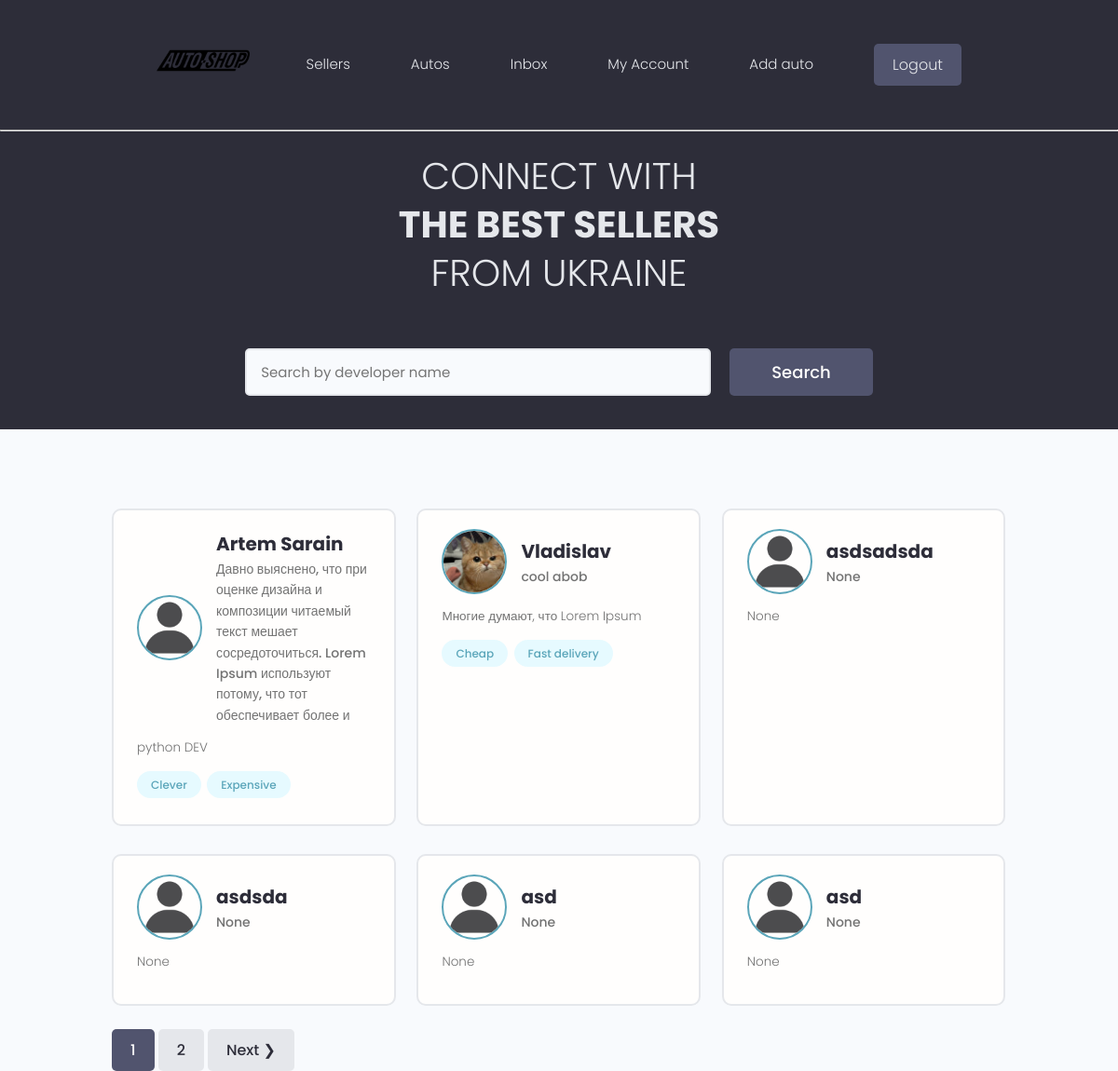
/users/ (signed in), run on the app's committed database.
### users/models.py (models this page shows, shortened)
class Profile(models.Model):
    id = models.BigAutoField(primary_key=True)
    user = models.OneToOneField(User, on_delete=models.CASCADE)
    name = models.CharField(max_length=50, null=True, blank=True)
    email = models.EmailField(max_length=254, default="default@example.com")
    username = models.CharField(max_length=50, null=True, blank=True)
    shortbio = models.CharField(max_length=100, null=True, blank=True)
    bio = models.TextField(null=True, blank=True)
    profile_image = models.ImageField(null=True, blank=True, default="profiles/default-user.png", upload_to='profiles/')
    location = models.CharField(max_length=200)
    social_telegram = models.CharField(max_length=500, null=True, blank=True)
    social_youtube = models.CharField(max_length=500, null=True, blank=True)
    vote_total = models.IntegerField(default=0, null=True, blank=True)
    vote_ratio = models.IntegerField(default=0, null=True, blank=True)
    created = models.DateTimeField(auto_now_add=True)

class Advantage(models.Model):
    owner = models.ForeignKey(Profile, on_delete=models.CASCADE, null=True, blank=True)
    name = models.CharField(max_length=100)
    description = models.CharField(max_length=300, null=True, blank=True)
    id = models.BigAutoField(primary_key=True)
    created = models.DateTimeField(auto_now_add=True)
    def __str__(self):
        return self.name

### users/views.py (the view)
# urls.py: path('', views.profiles, name='profiles'),
def profiles(request):
    profiles, search_query = searchProfile(request)
    custom_range, profiles = paginateProfiles(request, profiles, 6)
    contex = {'profiles': profiles, "search_query": search_query, "custom_range": custom_range}
    return render(request, 'users/profiles.html', contex)

### users/utils.py (called while the page is built)
def searchProfile(request):
    search_query = ""
    if request.GET.get("search_query"):
        search_query = request.GET.get("search_query")
    advantages = Advantage.objects.filter(name__icontains=search_query)
    profiles = Profile.objects.distinct().filter(
        Q(name__icontains=search_query) |
        Q(shortbio__icontains=search_query) |
        Q(bio__icontains=search_query) |
        Q(advantage__in=advantages)
    )
    return profiles, search_query

def paginateProfiles(request, profiles, result):
    page = request.GET.get("page")
    paginator = Paginator(profiles, result)
    try:
        profiles = paginator.page(page)
    except PageNotAnInteger:
        page = 1
        profiles = paginator.page(page)
    except EmptyPage:
        page = paginator.num_pages
        profiles = paginator.page(page)
    left_index = (int(page) - 4)
    if left_index < 1:
        left_index = 1
    right_index = (int(page) + 5)
    if right_index > paginator.num_pages:
        right_index = paginator.num_pages + 1
    custom_range = range(left_index, right_index)
    return custom_range, profiles

### users/templates/users/profiles.html (shortened to what this page needs)
{% extends 'main.html' %}
{% block content %}
  <main class="home">
    <section class="hero-section text-center">
      <div class="container container--narrow">
        <div class="hero-section__box">
          <h2>CONNECT WITH</h2>
          <h2><span>THE BEST SELLERS</span></h2>
          <h2>FROM UKRAINE</h2>
        </div>
        <div class="hero-section__search">
          <form id="searchForm" class="form" action="{% url 'profiles' %}" method="get">
            <div class="form__field">
              <input class="input input--text" id="formInput#search" type="text" name="search_query"
                value="{{search_query}}" placeholder="Search by developer name" />
            </div>
            <input class="btn btn--sub btn--lg" type="submit" value="Search" />
          </form>
        </div>
      </div>
    </section>
    <section class="devlist">
      <div class="container">
        <div class="grid grid--three">
          {% for profile in profiles %}
          <div class="column card">
            <div class="dev">
              <a href="{% url 'user-profile' profile.id %}" class="card__body">
                <div class="dev__profile">
                  <img class="avatar avatar--md" src="{{profile.profile_image.url}}" alt="image" />
                  <div class="dev__meta">
                    <h3>{{profile.name}}</h3>
                    <h5>{{profile.bio|slice:"150"}}</h5>
                  </div>
                </div>
                <p class="dev__info">{{profile.shortbio}}</p>
                <div class="dev__skills">
                  {% for adv in profile.advantage_set.all|slice:"5" %}
                  <span class="tag tag--pill tag--main">
                    <small>{{adv}}</small>
                  </span>
                  {% endfor %}
                </div>
              </a>
            </div>
          </div>
          {% endfor %}
        </div>
      </div>
    </section>
    {% include 'pagination.html' with queryset=profiles custom_range=custom_range %}
  </main>
 {% endblock content %}

### static/styles/app.css (style rules this page uses)
:root { --color-sub: #2d2d39; }
.btn--sub { background-color: var(--color-sub-light); }
.card { border: 2px solid var(--color-light); }
img { width: 100%; }
.hero-section { height: 40vh; display: flex; align-items: center; background-color: var(--color-sub); }
.hero-section__box { margin-bottom: 4rem; }
.hero-section__box > h2, .hero-section__box > h2 > span { font-size: 4rem; color: var(--color-light); line-height: 1.3; text-transform: uppercase; }
.hero-section__box > h2 { font-weight: 300; }
.hero-section__box > h2 > span { font-weight: 700; }
.hero-section__search > .form { display: flex; align-items: center; justify-content: center; gap: 2rem; }
.hero-section__search > .form input.input--text { width: 50rem; }
.devlist { margin-top: 8rem; }
.devlist .grid { align-items: stretch; }
.devlist .dev .dev__profile { display: flex; align-items: center; gap: 1.5rem; }
.devlist .dev .dev__meta h3 { color: var(--color-sub); font-size: 2rem; font-weight: 700; }
.devlist .dev .dev__meta h5 { color: var(--color-text); font-size: 1.4rem; font-weight: 500; }
.devlist .dev .dev__info { margin: 1.5rem 0; font-size: 1.35rem; line-height: 1.4; text-align: justify; }

### static/uikit/styles/modules/_variables.css (style rules this page uses)
:root { --color-main: #5aa5b9; --color-main-light: #e6faff; --color-sub: #3f4156; --color-sub-light: #51546e; --color-sub-lighter: #ededfd; --color-text: #737373; --color-gray: #8b8b8b; --color-light: #e5e7eb; --color-light-gray: #767676; --color-bg: #f8fafd; --color-white: #fffefd; --color-white-light: #f3f3f3; --color-success: #359e64; --color-success-bg: #def8e8; --color-error: #fc4b0b; --color-error-bg: #fff2ee; --font-base: 'Poppins', arial, helvetica, 'Segoe UI', roboto, ubuntu, sans-serif; --font-monospace: 'Fira Code', 'Courier New', courier, monospace; --font-regular: 300; --font-medium: 500; --font-bold: 700; --generic-shadow: 1px 1px 5px #00000010; --generic-transition: all 0.3s ease-in-out; }

### static/uikit/styles/modules/_base.css (style rules this page uses)
* { margin: 0; padding: 0; box-sizing: border-box; text-rendering: optimizeLegibility; color: inherit; font-size: inherit; }
html { font-size: 50%; }
@media only screen and (min-width: 480px) { html { font-size: 56.25%; } }
@media only screen and (min-width: 1200px) { html { font-size: 62.5%; } }
body { line-height: 1.6; font-weight: 400; font-size: 1.5rem; color: var(--color-text); background-color: var(--color-bg); min-height: 100vh; }

### static/uikit/styles/modules/_typography.css (style rules this page uses)
* { font-family: var(--font-base); }
h2 { font-size: 3.6rem; font-weight: var(--font-bold); }
h3 { font-size: 3.2rem; font-weight: var(--font-medium); }
h5 { font-size: 2.4rem; font-weight: var(--font-medium); }
h5, h6 { font-weight: var(--font-regular); }
p, span, strong { font-size: 1.6rem; color: var(--color-text); font-weight: var(--font-regular); }
a { padding-bottom: 2px; text-decoration: none; display: inline-block; color: var(--color-main); font-weight: var(--font-medium); }

### static/uikit/styles/modules/_utilities.css (style rules this page uses)
.container { width: 92%; max-width: 165rem; margin: 0 auto; box-sizing: border-box; }
.container--narrow { width: 92%; max-width: 120rem; }
@media screen and (min-width: 1000px) { .container { width: 90%; } }
@media screen and (min-width: 1000px) { .container--narrow { width: 85%; } }
@media screen and (min-width: 1200px) { .container { width: 80%; } }
@media screen and (min-width: 1200px) { .container--narrow { width: 72%; } }
.text-center { text-align: center; }

### static/uikit/styles/modules/_avatar.css (style rules this page uses)
.avatar { border-radius: 50%; border: 2px solid var(--color-main); object-fit: cover; }
.avatar--md { height: 7rem; width: 7rem; }

### static/uikit/styles/modules/_button.css (style rules this page uses)
.btn { display: inline-block; position: relative; cursor: pointer; background-color: var(--color-light); font-weight: var(--font-medium); color: var(--color-sub); text-decoration: none; padding: 1rem 2rem; border-radius: 0.5rem; border: none; width: -webkit-fit-content; width: -moz-fit-content; width: fit-content; height: -webkit-fit-content; height: -moz-fit-content; height: fit-content; font-size: 1.6rem; outline-width: 0; outline-color: transparent; -webkit-backface-visibility: hidden; backface-visibility: hidden; transition: all 0.3s ease-in-out; }
.btn--sub { background-color: var(--color-sub); color: var(--color-white); }
.btn--lg { font-size: 1.8rem; padding: 1.2rem 4.5rem; }

### static/uikit/styles/modules/_card.css (style rules this page uses)
.card { border-radius: 1rem; background-color: var(--color-white); border: 1.5px solid var(--color-light); width: auto; height: auto; margin-top: 0.5rem; margin-bottom: 0.5rem; overflow: hidden; }
.card__body, .card__header { padding: 2rem 2.5rem; }

### data on the page
Profile: profile_image (placeholder picture), name "Artem Sarain", bio "Давно выяснено, что при оценке дизайна и композиции читаемый текст мешает сосредоточиться. Lorem Ipsum используют потому, что тот обеспечивает более и", shortbio "python DEV"
Advantage: name "Clever"
Advantage: name "Expensive"
Profile: profile_image (picture), name "Vladislav", bio "cool abob", shortbio "Многие думают, что Lorem Ipsum"
Advantage: name "Cheap"
Advantage: name "Fast delivery"
Profile: profile_image (placeholder picture), name "asdsadsda", bio "None", shortbio "None"
Profile: profile_image (placeholder picture), name "asdsda", bio "None", shortbio "None"
Profile: profile_image (placeholder picture), name "asd", bio "None", shortbio "None"
Profile: profile_image (placeholder picture), name "asd", bio "None", shortbio "None"

### other printed values
{{ page }} "1"
{{ page }} "2"
